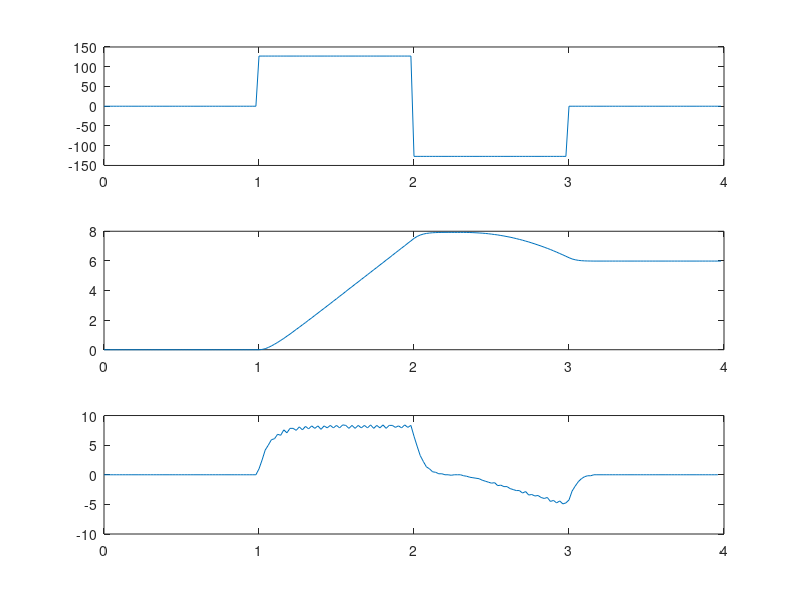

The MATLAB source for this figure: (Note: this script raises an error after producing the figure.)
clear
close all
clc

A = [ ...
0	0	0
1	0	0
2	0	0
3	0	0
4	0	0
5	0	0
6	0	0
7	0	0
8	0	0
9	0	0
10	0	0
11	0	0
12	0	0
13	0	0
14	0	0
15	0	0
16	0	0
17	0	0
18	0	0
19	0	0
20	0	0
21	0	0
22	0	0
23	0	0
24	0	0
25	0	0
26	0	0
27	0	0
28	0	0
29	0	0
30	0	0
31	0	0
32	0	0
33	0	0
34	0	0
35	0	0
36	0	0
37	0	0
38	0	0
39	0	0
40	0	0
41	0	0
42	0	0
43	0	0
44	0	0
45	0	0
46	0	0
47	0	0
48	0	0
49	0	0
50	1	0
51	1	12
52	1	42
53	1	92
54	1	152
55	1	223
56	1	296
57	1	378
58	1	458
59	1	549
60	1	634
61	1	728
62	1	822
63	1	912
64	1	1009
65	1	1100
66	1	1198
67	1	1291
68	1	1390
69	1	1484
70	1	1583
71	1	1675
72	1	1774
73	1	1869
74	1	1969
75	1	2064
76	1	2164
77	1	2259
78	1	2360
79	1	2460
80	1	2554
81	1	2654
82	1	2748
83	1	2848
84	1	2943
85	1	3043
86	1	3138
87	1	3239
88	1	3333
89	1	3433
90	1	3528
91	1	3629
92	1	3723
93	1	3823
94	1	3923
95	1	4019
96	1	4118
97	1	4213
98	1	4314
99	1	4410
100	-1	4510
101	-1	4588
102	-1	4646
103	-1	4685
104	-1	4712
105	-1	4728
106	-1	4740
107	-1	4746
108	-1	4751
109	-1	4753
110	-1	4755
111	-1	4755
112	-1	4755
113	-1	4754
114	-1	4754
115	-1	4754
116	-1	4754
117	-1	4752
118	-1	4749
119	-1	4744
120	-1	4738
121	-1	4731
122	-1	4723
123	-1	4712
124	-1	4699
125	-1	4684
126	-1	4667
127	-1	4651
128	-1	4629
129	-1	4608
130	-1	4584
131	-1	4560
132	-1	4532
133	-1	4502
134	-1	4470
135	-1	4438
136	-1	4401
137	-1	4367
138	-1	4326
139	-1	4286
140	-1	4243
141	-1	4201
142	-1	4155
143	-1	4107
144	-1	4061
145	-1	4007
146	-1	3955
147	-1	3898
148	-1	3845
149	-1	3786
150	0	3729
151	0	3678
152	0	3645
153	0	3622
154	0	3608
155	0	3600
156	0	3596
157	0	3594
158	0	3592
159	0	3592
160	0	3592
161	0	3592
162	0	3592
163	0	3592
164	0	3592
165	0	3592
166	0	3592
167	0	3592
168	0	3592
169	0	3592
170	0	3592
171	0	3592
172	0	3592
173	0	3592
174	0	3592
175	0	3592
176	0	3592
177	0	3592
178	0	3592
179	0	3592
180	0	3592
181	0	3592
182	0	3592
183	0	3592
184	0	3592
185	0	3592
186	0	3592
187	0	3592
188	0	3592
189	0	3592
190	0	3592
191	0	3592
192	0	3592
193	0	3592
194	0	3592
195	0	3592
196	0	3592
197	0	3592
198	0	3592
199	0	3592];

Ts = 0.02;

t  = A(:,1)*Ts;
u  = A(:,2)*127;
y  = A(:,3)/600;
yd = diff(y)/Ts;

figure(1)
subplot(311); plot(t,u);
subplot(312); plot(t,y);
subplot(313); plot(t(1:end-1),yd);

N  = 99;
uu = u(1:N);
tt = t(1:N);
yy = yd(1:N);

id  = iddata(yy,uu,Ts);
sys = tfest(id,1,0);
fit = sys.Report.Fit.FitPercent;

[num,den] = tfdata(sys,'v');
Pident = tf(num,den);

figure(2); step(Pident);
figure(3); bode(Pident); grid on; 
figure(4); pzmap(Pident);
figure(5);
subplot(211);
plot(tt,yy,'k:',tt,lsim(sys,uu,tt),'r','linewidth',1.5);
legend('meas','ident','location','northwest'); ylabel('(rad/s)')
title(['2nd order fit: ',num2str(fit,'%2.2f'),'%']);
subplot(212); plot(tt,uu,'b','linewidth',1.5);
title('Input'); xlabel('time (s)'); ylabel('(serial value)')

